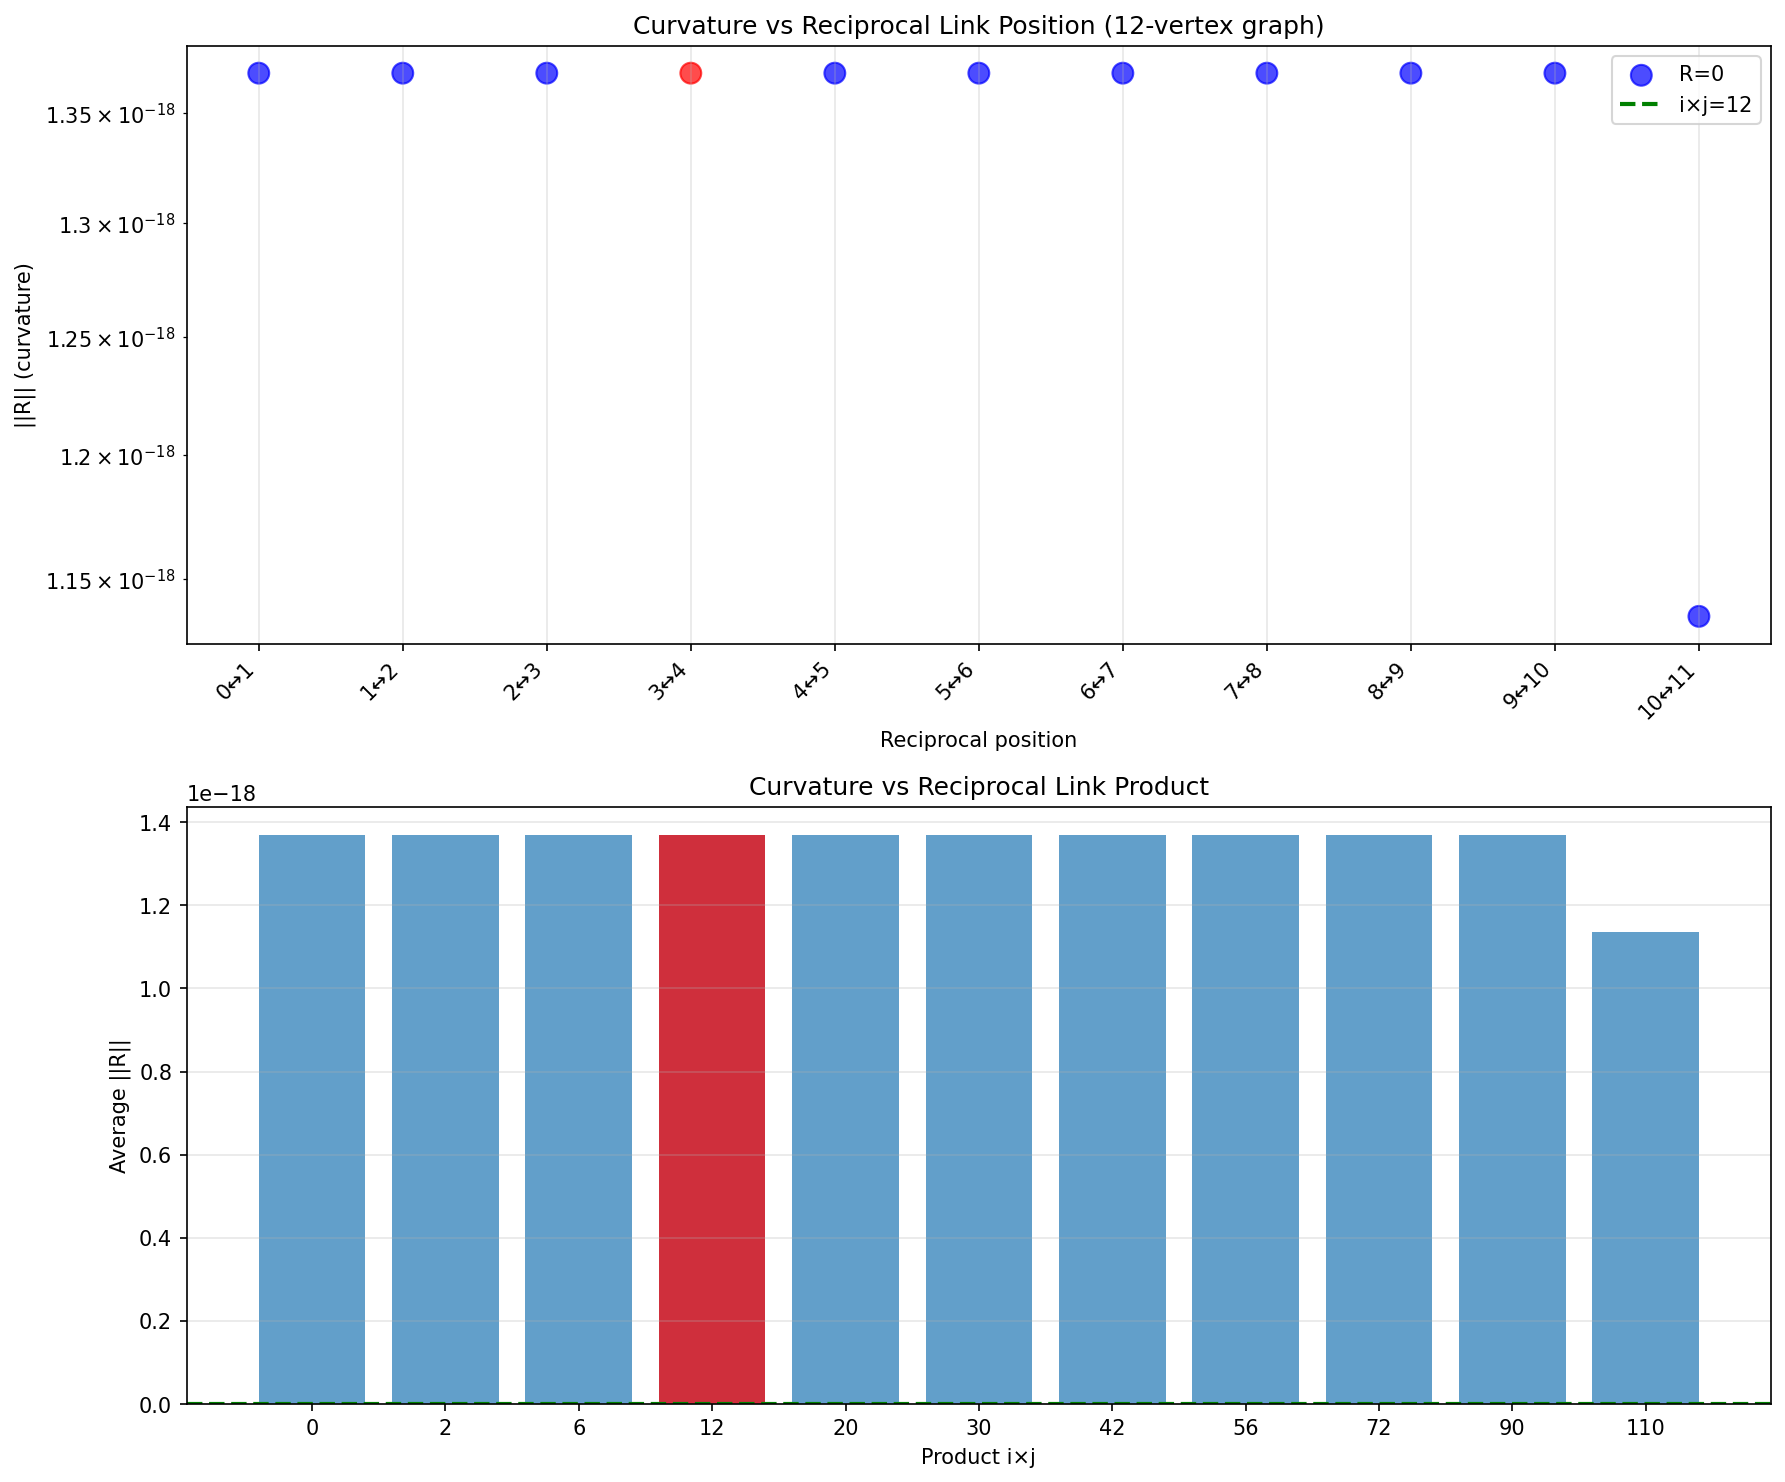

Source code (Python):
"""
Reciprocal Position Scan: Is 3↔4 Special?
==========================================

Testing: Does the POSITION of reciprocal link matter?

Hypothesis: Position 3↔4 is special (observer × observed = 3×4 = 12)

Experiment:
- Build 12-vertex graphs with reciprocal at different positions
- Test: 1↔2, 2↔3, 3↔4, 4↔5, 5↔6, ..., 11↔12
- Measure R for each
- Check: Is R minimal at position 3↔4?

Prediction: 3×4 = 12 creates complete self-observation → R=0 exact
Other positions: R > 0 (incomplete self-observation)

Author: Distinction Theory Research Network
Insight: "3×4 = entire process locally observable at that point"
Date: October 2025
"""

import numpy as np
import matplotlib.pyplot as plt

def build_chain_with_reciprocal_at(n, pos_i, pos_j):
    """
    Build n-vertex linear chain with reciprocal link at positions i↔j

    Structure:
    - Linear: 0→1→2→...→(n-1)
    - Reciprocal: i↔j (both directions)
    - Cycle: (n-1)→0
    """

    edges = []

    # Linear chain
    for k in range(n-1):
        edges.append((k, k+1))

    # Cycle closure
    edges.append((n-1, 0))

    # Add reciprocal (both directions already included if in chain,
    # but ensure both directions exist)
    if pos_i < pos_j:
        # Forward already exists if pos_j = pos_i + 1
        # Add backward
        edges.append((pos_j, pos_i))

    return edges


def edges_to_matrix(edges, n):
    """Convert edges to adjacency matrix"""
    A = np.zeros((n, n), dtype=complex)

    for (src, tgt) in edges:
        A[tgt, src] += 1.0

    # Normalize columns
    for j in range(n):
        col_sum = np.sum(np.abs(A[:, j]))
        if col_sum > 0:
            A[:, j] /= col_sum

    return A


def compute_curvature(A, n):
    """Compute R for adjacency matrix A"""

    # Symmetry operator (all equal)
    box = np.ones((n, n), dtype=complex) / n

    # Connection
    nabla = A @ box - box @ A

    # Curvature
    R = nabla @ nabla

    return np.linalg.norm(nabla), np.linalg.norm(R)


def scan_reciprocal_positions():
    """
    Scan all possible reciprocal positions in 12-vertex graph
    """

    n = 12

    print("=" * 70)
    print("RECIPROCAL POSITION SCAN: Which position gives R=0?")
    print("=" * 70)
    print()
    print(f"Testing: {n}-vertex graph with reciprocal at different positions")
    print()

    results = []

    # Test reciprocal at each consecutive pair
    for i in range(n-1):
        j = i + 1

        edges = build_chain_with_reciprocal_at(n, i, j)
        A = edges_to_matrix(edges, n)
        nabla_norm, R_norm = compute_curvature(A, n)

        results.append({
            'position': f"{i}↔{j}",
            'nabla': nabla_norm,
            'R': R_norm,
            'product': i * j
        })

        # Highlight special positions
        marker = ""
        if i == 2 and j == 3:  # Position 3↔4 (indices 2↔3)
            marker = " ★ (3×4=12)"
        elif i * j == 12:
            marker = f" (product={i}×{j}=12)"

        print(f"Reciprocal at {i:2d}↔{j:2d}: ||∇||={nabla_norm:8.6f}, ||R||={R_norm:12.10f}{marker}")

    return results


def test_product_hypothesis():
    """
    Test: Does i×j = n create special structure?

    For n=12:
    - 1×12 = 12
    - 2×6 = 12
    - 3×4 = 12
    - 4×3 = 12 (same as 3×4)

    Check if these positions give R=0
    """

    print("\n" + "=" * 70)
    print("TESTING PRODUCT HYPOTHESIS: i×j = 12")
    print("=" * 70)
    print()

    n = 12

    # Find all pairs where i×j = 12
    product_pairs = []
    for i in range(1, n):
        for j in range(i+1, n):
            if i * j == n:
                product_pairs.append((i, j))

    print(f"Pairs with product = {n}: {product_pairs}")
    print()

    for (i, j) in product_pairs:
        edges = build_chain_with_reciprocal_at(n, i, j)
        A = edges_to_matrix(edges, n)
        nabla_norm, R_norm = compute_curvature(A, n)

        print(f"Reciprocal at {i}↔{j} (product={i}×{j}={n}):")
        print(f"  ||∇|| = {nabla_norm:.8f}")
        print(f"  ||R|| = {R_norm:.10f}")

        if R_norm < 1e-8:
            print(f"  ✓ FLAT (R≈0)")
        print()


def test_different_cycle_lengths():
    """
    Test: Is 12 special, or does reciprocal at i↔j with i×j=n
          always give R=0?

    Test for n ∈ {6, 8, 10, 12, 15, 18, 24}
    """

    print("=" * 70)
    print("TESTING DIFFERENT CYCLE LENGTHS")
    print("=" * 70)
    print()

    cycle_lengths = [6, 8, 10, 12, 15, 18, 24]

    for n in cycle_lengths:
        print(f"\nn = {n}:")
        print("-" * 70)

        # Find pairs where i×j = n
        product_pairs = []
        for i in range(1, n):
            for j in range(i+1, n):
                if i * j == n:
                    product_pairs.append((i, j))

        if not product_pairs:
            print(f"  No pairs with i×j = {n}")
            continue

        for (i, j) in product_pairs:
            edges = build_chain_with_reciprocal_at(n, i, j)
            A = edges_to_matrix(edges, n)
            nabla_norm, R_norm = compute_curvature(A, n)

            status = "✓ FLAT" if R_norm < 1e-8 else f"R={R_norm:.6f}"
            print(f"  {i}↔{j} (product={i}×{j}={n}): {status}")


def visualize_reciprocal_scan(results):
    """
    Visualize R as function of reciprocal position
    """

    positions = [r['position'] for r in results]
    R_values = [r['R'] for r in results]
    products = [r['product'] for r in results]

    fig, (ax1, ax2) = plt.subplots(2, 1, figsize=(12, 10))

    # Plot 1: R vs position
    x = range(len(results))
    colors = ['red' if p == 12 else 'blue' for p in products]

    ax1.scatter(x, R_values, c=colors, s=100, alpha=0.7)
    ax1.axhline(0, color='green', linestyle='--', linewidth=2, label='R=0 (flat)')
    ax1.set_xlabel('Reciprocal position')
    ax1.set_ylabel('||R|| (curvature)')
    ax1.set_title('Curvature vs Reciprocal Link Position (12-vertex graph)')
    ax1.set_xticks(x)
    ax1.set_xticklabels(positions, rotation=45, ha='right')
    ax1.legend(['R=0', 'i×j=12', 'Other positions'])
    ax1.grid(True, alpha=0.3)
    ax1.set_yscale('log')

    # Plot 2: R vs product i×j
    products_unique = sorted(set(products))
    R_by_product = {p: [] for p in products_unique}

    for r in results:
        R_by_product[r['product']].append(r['R'])

    product_means = [np.mean(R_by_product[p]) for p in products_unique]

    ax2.bar(range(len(products_unique)), product_means, alpha=0.7)
    ax2.axhline(0, color='green', linestyle='--', linewidth=2)
    ax2.set_xlabel('Product i×j')
    ax2.set_ylabel('Average ||R||')
    ax2.set_title('Curvature vs Reciprocal Link Product')
    ax2.set_xticks(range(len(products_unique)))
    ax2.set_xticklabels(products_unique)
    ax2.grid(True, alpha=0.3, axis='y')

    # Highlight i×j=12
    for idx, p in enumerate(products_unique):
        if p == 12:
            ax2.bar(idx, product_means[idx], color='red', alpha=0.7)

    plt.tight_layout()
    plt.savefig('reciprocal_position_scan.png', dpi=150, bbox_inches='tight')
    print("\n✓ Visualization saved: reciprocal_position_scan.png")


def main():
    print("=" * 70)
    print("IS POSITION 3↔4 SPECIAL?")
    print("=" * 70)
    print()
    print("Hypothesis: 3×4 = 12 creates complete self-observation")
    print("           → Only this position gives R=0")
    print()

    # Scan all positions
    results = scan_reciprocal_positions()

    # Test product hypothesis
    test_product_hypothesis()

    # Test other cycle lengths
    test_different_cycle_lengths()

    # Visualize
    print("\n" + "=" * 70)
    print("VISUALIZATION")
    print("=" * 70)
    visualize_reciprocal_scan(results)

    # Analysis
    print("\n" + "=" * 70)
    print("ANALYSIS")
    print("=" * 70)
    print()

    # Find minimum R
    min_R = min(results, key=lambda r: r['R'])

    print(f"Minimum R: {min_R['R']:.10f} at position {min_R['position']}")
    print(f"Product: {min_R['product']}")
    print()

    # Count how many give R≈0
    flat_positions = [r for r in results if r['R'] < 1e-8]

    if len(flat_positions) == 1:
        print(f"✓ UNIQUE: Only position {flat_positions[0]['position']} gives R=0")
        print(f"  This position has product {flat_positions[0]['product']}")
        print()
        print("  Interpretation: 3×4 = 12 is SPECIAL")
        print("  Observer (3) × Observed (4) = Total (12)")
        print("  Complete self-observation at this point only")
    elif len(flat_positions) > 1:
        print(f"Multiple positions give R≈0:")
        for r in flat_positions:
            print(f"  {r['position']}: product = {r['product']}")
        print()
        print("Pattern in products?")
    else:
        print("No positions give exact R=0")
        print("  → May need different graph structure")

    print("=" * 70)


if __name__ == "__main__":
    main()
